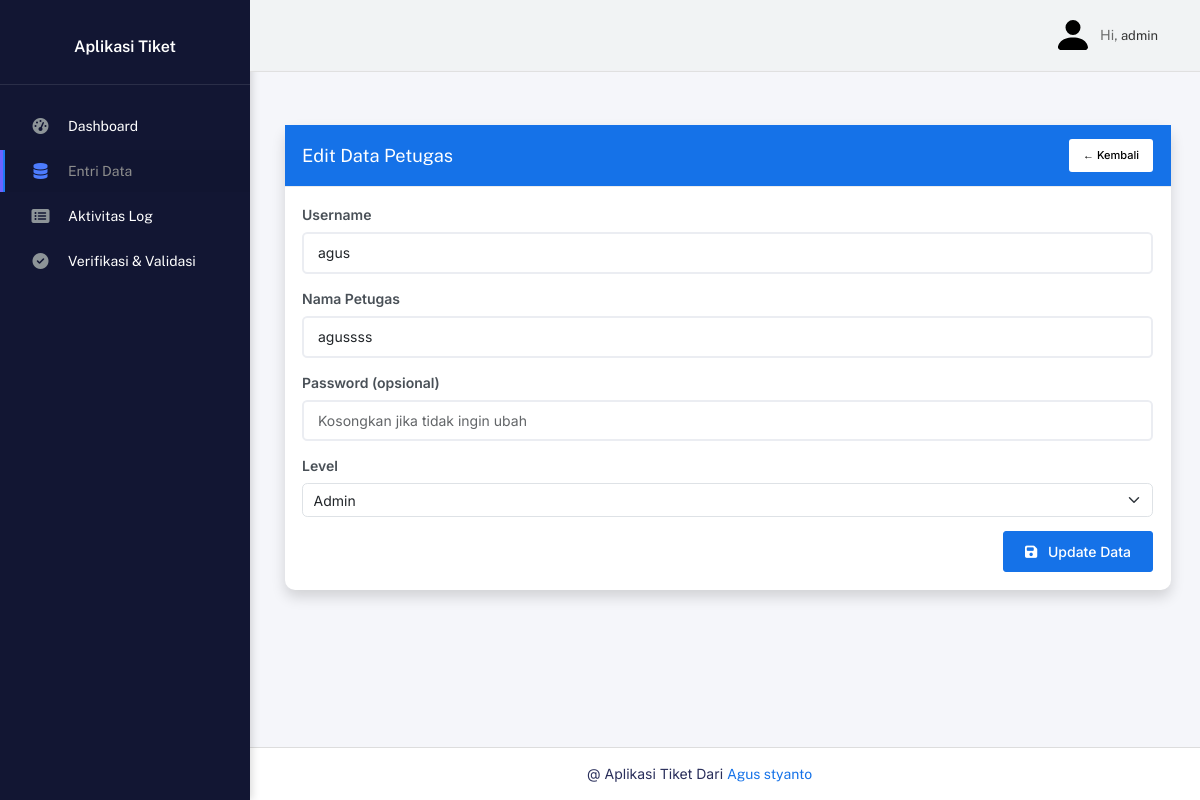
The app's page /backend/pages/entri data/edit_petugas.php?id_petugas=9 (signed in) with its own data.
### tables this page shows
CREATE TABLE `petugas` (
  `id_petugas` int NOT NULL,
  `username` varchar(50) NOT NULL,
  `password` varchar(255) NOT NULL,
  `nama_petugas` varchar(100) NOT NULL,
  `id_level` int NOT NULL
);

CREATE TABLE `level` (
  `id_level` int NOT NULL,
  `nama_level` varchar(20) DEFAULT NULL
);

### backend/pages/entri data/edit_petugas.php (the view, shortened to what this page needs)
<?php
include '../../partials/header.php';
include '../../partials/navbar.php';
include '../../partials/sidebar.php';
include '../../../config/connection.php';
$id_petugas = intval($_GET['id_petugas'] ?? 0);
$q = mysqli_query($conn, "SELECT * FROM petugas WHERE id_petugas = $id_petugas");
$petugas = mysqli_fetch_assoc($q);
$lvl = mysqli_query($conn, "SELECT * FROM level ORDER BY id_level ASC");
?>
<div class="container-fluid">
    <div class="page-inner mt-4 px-3">
        <div class="card shadow border-0">
            <div class="card-header bg-primary text-white d-flex justify-content-between align-items-center">
                <h5 class="mb-0">Edit Data Petugas</h5>
                <a href="../entri data/petugas.php" class="btn btn-light btn-sm">← Kembali</a>
            </div>
            <div class="card-body">
                <form action="../../actions/entri data/update_petugas.php" method="POST">
                    <div class="mb-3">
                        <label class="form-label fw-semibold">Username</label>
                        <input type="text" name="username" class="form-control"
                            value="<?= htmlspecialchars($petugas['username']); ?>" required>
                    </div>
                    <div class="mb-3">
                        <label class="form-label fw-semibold">Nama Petugas</label>
                        <input type="text" name="nama_petugas" class="form-control"
                            value="<?= htmlspecialchars($petugas['nama_petugas']); ?>" required>
                    </div>
                    <div class="mb-3">
                        <label class="form-label fw-semibold">Password (opsional)</label>
                        <input type="password" name="password" class="form-control" placeholder="Kosongkan jika tidak ingin ubah">
                    </div>
                    <div class="mb-3">
                        <label class="form-label fw-semibold">Level</label>
                        <select name="id_level" class="form-select" required>
                            <?php while ($row = mysqli_fetch_assoc($lvl)): ?>
                                <option value="<?= $row['id_level']; ?>"
                                    <?= ($row['id_level'] == $petugas['id_level']) ? 'selected' : ''; ?>>
                                    <?= htmlspecialchars($row['nama_level']); ?>
                                </option>
                            <?php endwhile; ?>
                        </select>
                    </div>
                    <div class="text-end">
                        <button type="submit" class="btn btn-primary px-4">
                            <i class="fas fa-save me-2"></i> Update Data
                        </button>
                    </div>
                </form>
            </div>
        </div>
    </div>
</div>
<?php include '../../partials/footer.php'; ?>

### backend/partials/navbar.php (style rules this page uses)
body { background-color: #f8faff; }

### backend/partials/sidebar.php (style rules this page uses)
body { font-family: 'Inter', sans-serif; margin: 0; background-color: #f5f6fa; display: flex; }

### records on screen
petugas: username "agus", nama_petugas "agussss", id_level "Admin"

### other values on screen
$_SESSION['level'] "admin"
